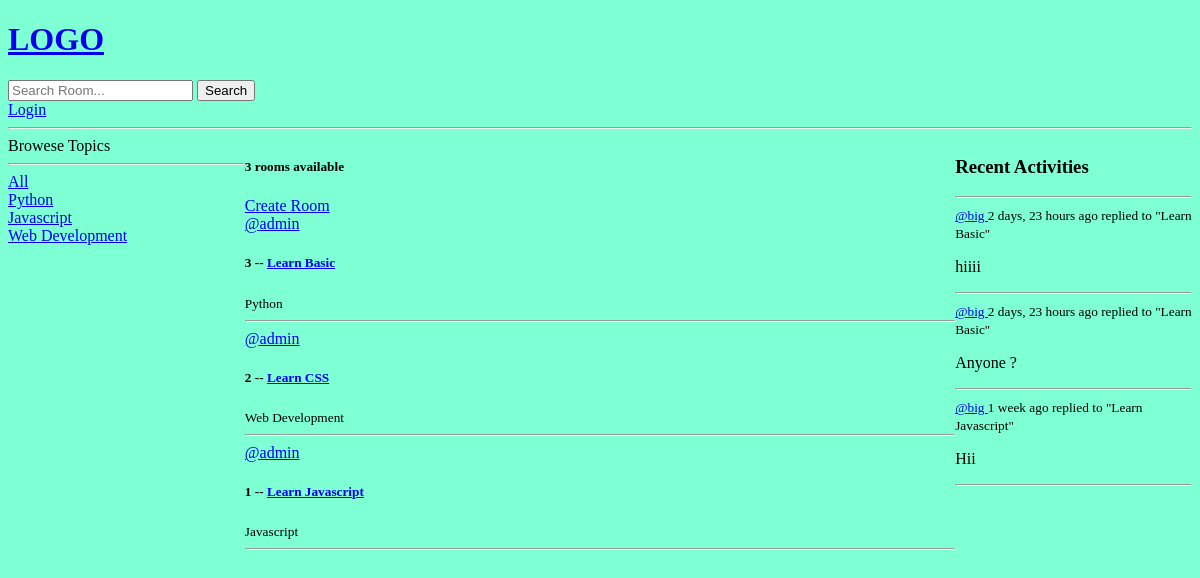
Before: / with the older database file.
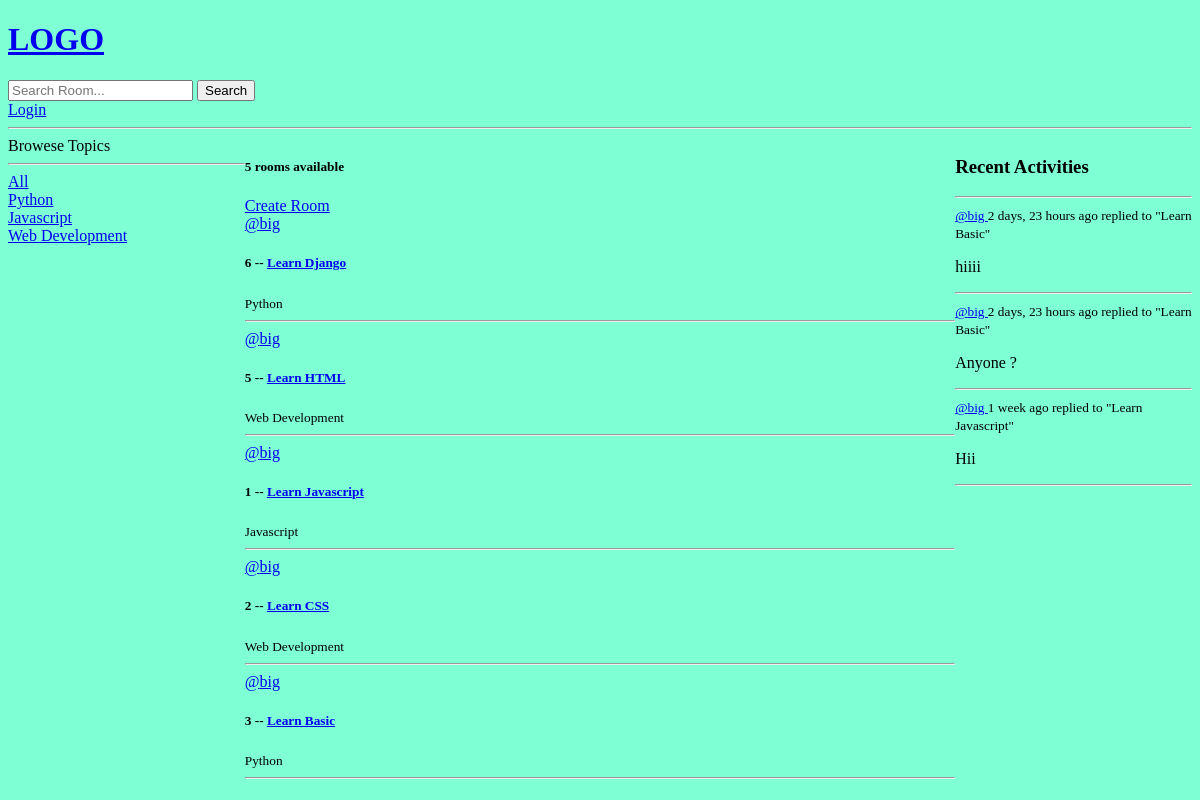
After: the same page with the newer database file.
### base/models.py (models this page shows, shortened)
class Topic(models.Model):
    name = models.CharField(max_length=200)

class Room(models.Model):
    host = models.ForeignKey(User, on_delete=models.SET_NULL, null=True)
    topic = models.ForeignKey(Topic, on_delete=models.SET_NULL, null=True)
    name = models.CharField(max_length=200)
    description = models.TextField(blank=True, null=True)
    participants = models.ManyToManyField(User, related_name="participants", blank=True)
    updated = models.DateTimeField(auto_now=True)
    created = models.DateTimeField(auto_now_add=True)
    class Meta:
        ordering = ["-updated", "-created"]
    def __str__(self):
        return self.name

class Message(models.Model):
    user = models.ForeignKey(User, on_delete=models.CASCADE)
    room = models.ForeignKey(Room, on_delete=models.CASCADE)
    body = models.TextField()
    updated = models.DateTimeField(auto_now=True)
    created = models.DateTimeField(auto_now_add=True)
    class Meta:
        ordering = ["-updated", "-created"]

### base/views.py (the view)
# urls.py: path('', views.home, name='home'),
def home(request):
    q = request.GET.get("q") if request.GET.get("q") != None else ""
    rooms = Room.objects.filter(
        Q(topic__name__icontains=q) | Q(name__icontains=q) | Q(description__icontains=q)
    )
    topics = Topic.objects.all()
    room_count = rooms.count()
    room_messages = Message.objects.filter(Q(room__topic__name__icontains=q))
    context = {
        "rooms": rooms,
        "topics": topics,
        "room_count": room_count,
        "room_messages": room_messages,
    }
    return render(request, "base/home.html", context)

### base/templates/base/home.html (shortened to what this page needs)
{% extends 'main.html' %}
{% block content %}
<div class="home-container">
  <div>
    {% include 'base/topics_component.html' %}
  </div>
  <div>
    <h5>{{room_count}} rooms available</h5>
    <a href="{% url 'create-room' %}">Create Room</a>
    {% include 'base/feed_component.html' %}
  </div>
  <div>
    {% include 'base/activity_component.html' %}
  </div>
</div>
{% endblock content %}

### base/templates/base/topics_component.html
<div>Browese Topics</div>
<hr />
<div>
  <a href="{% url 'home' %}"> All </a>
</div>
{% for topic in topics %}
<div>
  <a href="{% url 'home' %}?q={{topic.name}}"> {{ topic.name }} </a>
</div>
{% endfor %}

### base/templates/base/feed_component.html (shortened to what this page needs)
<div>
  {% for room in rooms %}
  <div>
    <a href="{% url 'user-profile' room.host.id %}">@{{ room.host.username }}</a>
    <h5>
      {{ room.id }} --
      <a href="{% url 'room' room.id %}">{{ room.name }}</a>
    </h5>
    <small>{{ room.topic.name }}</small>
  </div>
  <hr />
  {% endfor %}
</div>

### base/templates/base/activity_component.html (shortened to what this page needs)
<h3>Recent Activities</h3>
<hr />
{% for message in room_messages %}
<div>
  <small>
    <a href="{% url 'user-profile' message.user.id %}">
      @{{ message.user.username }}
    </a>
    {{ message.created|timesince }} ago
  </small>
  <small>replied to "{{ message.room }}"</small>
  <p>{{ message.body }}</p>
</div>
<hr />
{% endfor %}

Changed rows visible on the page:
added Room: host.username "big", id "6", name "Learn Django", topic.name "Python"
added Room: host.username "big", id "5", name "Learn HTML", topic.name "Web Development"
changed Room "Learn Javascript": host.username "admin" → "big"; moves up the list
changed Room "Learn CSS": host.username "admin" → "big"; moves down the list
changed Room "Learn Basic": host.username "admin" → "big"
Other visible differences:
{{ room_count }}: "3" → "5"
